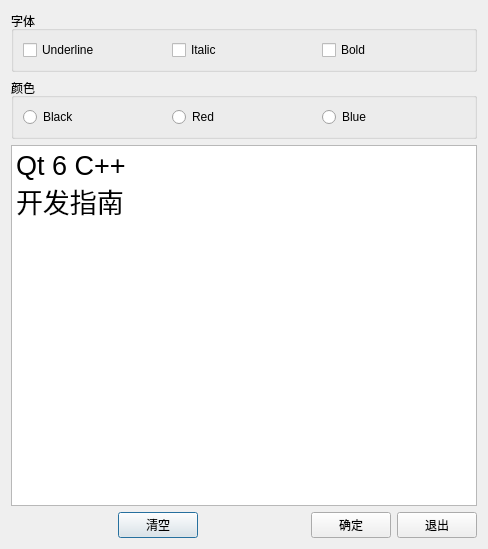
<?xml version="1.0" encoding="UTF-8"?>
<ui version="4.0">
 <class>Dialog</class>
 <widget class="QDialog" name="Dialog">
  <property name="geometry">
   <rect>
    <x>0</x>
    <y>0</y>
    <width>488</width>
    <height>549</height>
   </rect>
  </property>
  <property name="windowTitle">
   <string>信号与槽的使用</string>
  </property>
  <layout class="QVBoxLayout" name="verticalLayout">
   <item>
    <widget class="QGroupBox" name="groupBox">
     <property name="title">
      <string>字体</string>
     </property>
     <layout class="QHBoxLayout" name="horizontalLayout">
      <item>
       <widget class="QCheckBox" name="checkBoxUnder">
        <property name="text">
         <string>Underline</string>
        </property>
       </widget>
      </item>
      <item>
       <widget class="QCheckBox" name="checkBoxItalic">
        <property name="text">
         <string>Italic</string>
        </property>
       </widget>
      </item>
      <item>
       <widget class="QCheckBox" name="checkBoxBold">
        <property name="text">
         <string>Bold</string>
        </property>
       </widget>
      </item>
     </layout>
    </widget>
   </item>
   <item>
    <widget class="QGroupBox" name="groupBox_2">
     <property name="title">
      <string>颜色</string>
     </property>
     <layout class="QHBoxLayout" name="horizontalLayout_2">
      <item>
       <widget class="QRadioButton" name="radioBlack">
        <property name="text">
         <string>Black</string>
        </property>
        <property name="checked">
         <bool>false</bool>
        </property>
        <property name="autoRepeat">
         <bool>false</bool>
        </property>
       </widget>
      </item>
      <item>
       <widget class="QRadioButton" name="radioRed">
        <property name="text">
         <string>Red</string>
        </property>
        <property name="checked">
         <bool>false</bool>
        </property>
        <property name="autoRepeat">
         <bool>false</bool>
        </property>
       </widget>
      </item>
      <item>
       <widget class="QRadioButton" name="radioBlue">
        <property name="text">
         <string>Blue</string>
        </property>
        <property name="checked">
         <bool>false</bool>
        </property>
        <property name="autoRepeat">
         <bool>false</bool>
        </property>
       </widget>
      </item>
     </layout>
    </widget>
   </item>
   <item>
    <widget class="QPlainTextEdit" name="plainTextEdit">
     <property name="font">
      <font>
       <pointsize>20</pointsize>
      </font>
     </property>
     <property name="plainText">
      <string>Qt 6 C++
开发指南</string>
     </property>
    </widget>
   </item>
   <item>
    <layout class="QHBoxLayout" name="horizontalLayout_3">
     <item>
      <spacer name="horizontalSpacer_2">
       <property name="orientation">
        <enum>Qt::Horizontal</enum>
       </property>
       <property name="sizeHint" stdset="0">
        <size>
         <width>40</width>
         <height>20</height>
        </size>
       </property>
      </spacer>
     </item>
     <item>
      <widget class="QPushButton" name="btnClear">
       <property name="text">
        <string>清空</string>
       </property>
       <property name="icon">
        <iconset resource="res.qrc">
         <normaloff>:/icons/images/212.bmp</normaloff>:/icons/images/212.bmp</iconset>
       </property>
      </widget>
     </item>
     <item>
      <spacer name="horizontalSpacer">
       <property name="orientation">
        <enum>Qt::Horizontal</enum>
       </property>
       <property name="sizeHint" stdset="0">
        <size>
         <width>40</width>
         <height>20</height>
        </size>
       </property>
      </spacer>
     </item>
     <item>
      <widget class="QPushButton" name="btnOK">
       <property name="text">
        <string>确定</string>
       </property>
       <property name="icon">
        <iconset resource="res.qrc">
         <normaloff>:/icons/images/322.bmp</normaloff>:/icons/images/322.bmp</iconset>
       </property>
      </widget>
     </item>
     <item>
      <widget class="QPushButton" name="btnExit">
       <property name="text">
        <string>退出</string>
       </property>
       <property name="icon">
        <iconset resource="res.qrc">
         <normaloff>:/icons/images/324.bmp</normaloff>:/icons/images/324.bmp</iconset>
       </property>
      </widget>
     </item>
    </layout>
   </item>
  </layout>
 </widget>
 <tabstops>
  <tabstop>btnClear</tabstop>
  <tabstop>btnOK</tabstop>
  <tabstop>btnExit</tabstop>
  <tabstop>radioRed</tabstop>
  <tabstop>radioBlue</tabstop>
  <tabstop>checkBoxItalic</tabstop>
  <tabstop>checkBoxBold</tabstop>
  <tabstop>radioBlack</tabstop>
  <tabstop>checkBoxUnder</tabstop>
  <tabstop>plainTextEdit</tabstop>
 </tabstops>
 <resources>
  <include location="res.qrc"/>
 </resources>
 <connections>
  <connection>
   <sender>btnOK</sender>
   <signal>clicked()</signal>
   <receiver>Dialog</receiver>
   <slot>accept()</slot>
   <hints>
    <hint type="sourcelabel">
     <x>348</x>
     <y>522</y>
    </hint>
    <hint type="destinationlabel">
     <x>243</x>
     <y>274</y>
    </hint>
   </hints>
  </connection>
  <connection>
   <sender>btnExit</sender>
   <signal>clicked()</signal>
   <receiver>Dialog</receiver>
   <slot>close()</slot>
   <hints>
    <hint type="sourcelabel">
     <x>435</x>
     <y>522</y>
    </hint>
    <hint type="destinationlabel">
     <x>243</x>
     <y>274</y>
    </hint>
   </hints>
  </connection>
 </connections>
</ui>
